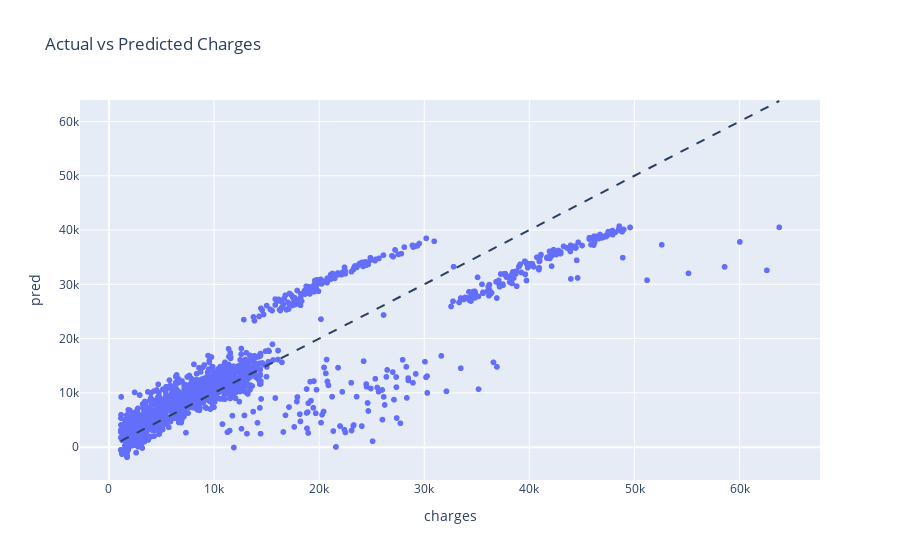

The notebook cell saved with this chart:
### Markdown cell above
## Forecasts vs. Predicted

### Code cell
fig = px.scatter(df_new, x=TARGET, y='pred', title='Actual vs Predicted Charges')
fig.add_shape(type='line', line=dict(dash='dash'), x0=df[TARGET].min(), y0=df[TARGET].min(), x1=df[TARGET].max(), y1=df[TARGET].max())
fig.show()

### Figure 1 — Plotly figure (JSON) as saved in the notebook; plotly's stock layout.template omitted (floating-point values rounded to 4 significant figures; data arrays with more than 128 entries replaced by an {"elided": "..."} marker saying what was removed)
{"data": [{"hovertemplate": "charges=%{x}<br>pred=%{y}<extra></extra>", "legendgroup": "", "marker": {"color": "#636efa", "symbol": "circle"}, "mode": "markers", "name": "", "showlegend": false, "type": "scattergl", "x": {"elided": "2772 float values"}, "xaxis": "x", "y": {"elided": "2772 float values"}, "yaxis": "y"}], "layout": {"legend": {"tracegroupgap": 0}, "shapes": [{"line": {"dash": "dash"}, "type": "line", "x0": 1122.0, "x1": 63770.0, "y0": 1122.0, "y1": 63770.0}], "title": {"text": "Actual vs Predicted Charges"}, "xaxis": {"anchor": "y", "domain": [0, 1], "title": {"text": "charges"}}, "yaxis": {"anchor": "x", "domain": [0, 1], "title": {"text": "pred"}}}}
